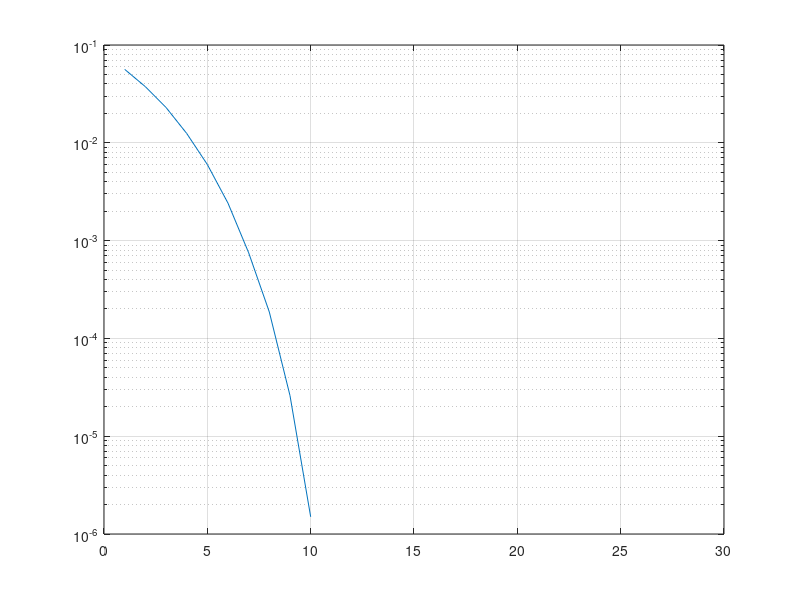

The MATLAB script that drew this image:
% Programa general del sistema UWB-OFDM-SAR%
clc;
clear all;
close all;
%======================== Inicio de variables ============================%
numBits= 100000;                                  % 100 mil bits
SNR=[1:30];
num_subportadoras = 64; % Número de subportadoras en OFDM
cyclic_prefix_length = 16; % Longitud del prefijo cíclico en OFDM
Mod = 2; % Bits por símbolo [1 2 4]

% Ajustar el número de bits para que sea un múltiplo del número de subportadoras
num_bits_s = ceil(numBits / num_subportadoras) * num_subportadoras;

for k=1:20
    for i=1:length(SNR)
        x= randi([0,1],num_bits_s,1);                % Genero el vector columna, bits en paralelo
        bpsk_signal = pskmod(x,Mod);                   % Modulacion bpsk
        
        % Generar símbolos OFDM
        num_symbols = ceil(num_bits_s / num_subportadoras); % Número de simbolos OFDM necesarios
        pulsos_ofdm = reshape(bpsk_signal, num_subportadoras, num_symbols); % Agrupar los bits en símbolos OFDM (las 64 portadoras en paralelo)
        
        % Modulación OFDM
        pulsos_modulados_ofdm = ifft(pulsos_ofdm); % Transformada inversa de Fourier

        % Agregar el prefijo cíclico
        pulsos_ofdm_cp = [pulsos_modulados_ofdm(end-cyclic_prefix_length+1:end, :); pulsos_modulados_ofdm]; % Agregar el prefijo cíclico

        % Agregar ruido a la señal recibida
        ofdm_awgn=awgn(pulsos_ofdm_cp,SNR(i),'measured');
       
        % Eliminar el prefijo cíclico
        senal_recibida_ofdm_sin_cp = ofdm_awgn(cyclic_prefix_length+1:end, :);

        % Demodulación OFDM
        pulsos_demodulados_ofdm = fft(senal_recibida_ofdm_sin_cp); % Transformada de Fourier
        
        bpsk_r=pskdemod(pulsos_demodulados_ofdm,Mod);  % Demodulación PSK
        bpsk_r_v = reshape(bpsk_r, size(x));            % convierto la matriz en vector columna
        isErr=x~=bpsk_r_v;                              % comparación be bits transmitidos con los recibidos
        BER(i,k)= nnz(isErr)/num_bits_s;
    end
end
Ber_promedio=mean(BER,2);
figure;
title("Rendimiento en canal awgn")
xlabel("SNR[dB]")
ylabel("Bit Error Rate")
semilogy (SNR, Ber_promedio)
grid on   